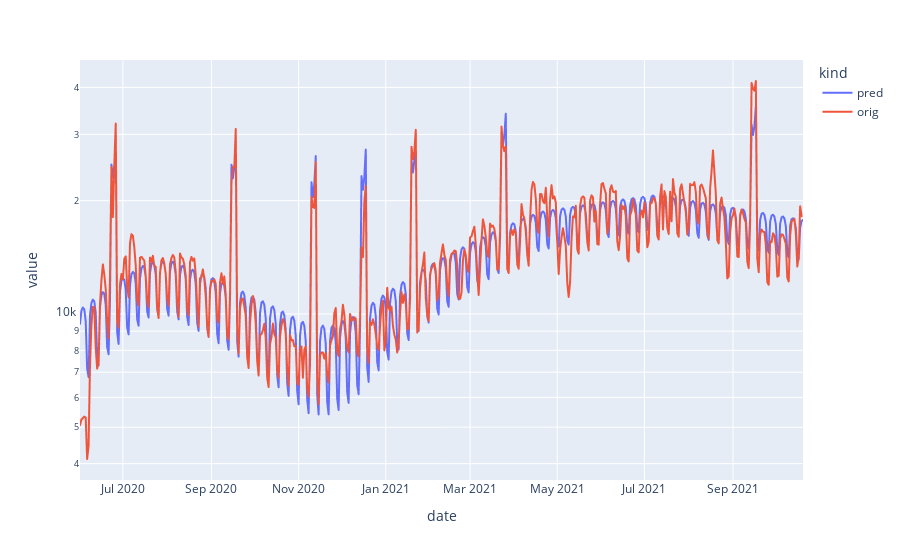

Notebook source saved alongside this figure:
### Code cell
t = tbl.stack().rename('orig')

p = pred.stack().rename('pred')

p.index = p.index.set_names(['date','category'])
t.index = t.index.set_names(['date','category'])

p.reset_index()

comp = pd.merge(
    p,t,
    left_index=True,
    right_index=True,
    how='outer'
)

comp = comp.stack().reset_index().rename(columns={'level_2':'kind', 0:'value'})

comp

import plotly.express as px
px.line(comp[comp.category=='seat'], x='date', y='value', color='kind', log_y=True)

### Figure 1 — Plotly figure (JSON) as saved in the notebook; plotly's stock layout.template omitted (floating-point values rounded to 4 significant figures; data arrays with more than 128 entries replaced by an {"elided": "..."} marker saying what was removed)
{"data": [{"hovertemplate": "kind=pred<br>date=%{x}<br>value=%{y}<extra></extra>", "legendgroup": "pred", "line": {"color": "#636efa", "dash": "solid"}, "marker": {"symbol": "circle"}, "mode": "lines", "name": "pred", "showlegend": true, "type": "scattergl", "x": {"elided": "507 str values"}, "xaxis": "x", "y": {"elided": "507 float values"}, "yaxis": "y"}, {"hovertemplate": "kind=orig<br>date=%{x}<br>value=%{y}<extra></extra>", "legendgroup": "orig", "line": {"color": "#EF553B", "dash": "solid"}, "marker": {"symbol": "circle"}, "mode": "lines", "name": "orig", "showlegend": true, "type": "scattergl", "x": {"elided": "506 str values"}, "xaxis": "x", "y": {"elided": "506 int values"}, "yaxis": "y"}], "layout": {"legend": {"title": {"text": "kind"}, "tracegroupgap": 0}, "margin": {"t": 60}, "xaxis": {"anchor": "y", "domain": [0, 1], "title": {"text": "date"}}, "yaxis": {"anchor": "x", "domain": [0, 1], "title": {"text": "value"}, "type": "log"}}}
